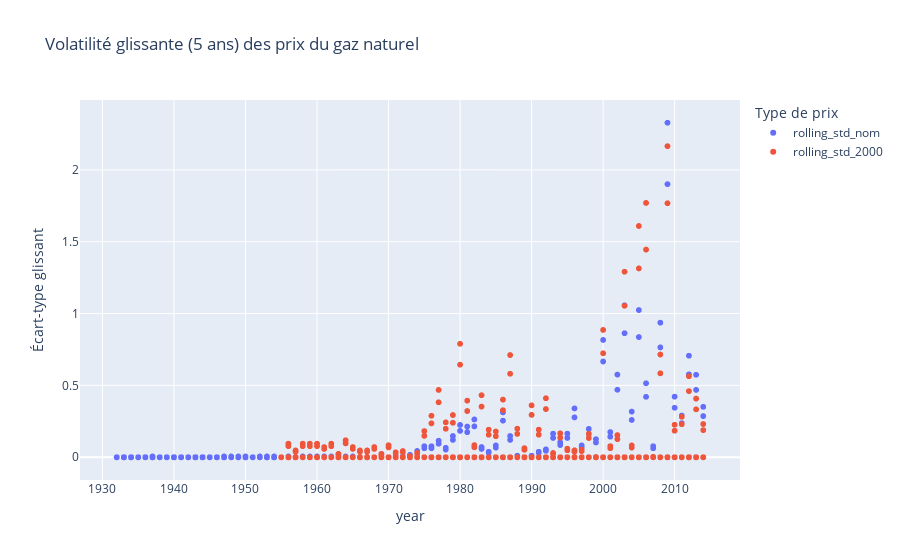

The notebook cell saved with this chart:
### Markdown cell above
##### Identifier les périodes de volatilité (rolling std)

### Code cell
df_gas['rolling_std_nom'] = df_gas['gas_price_nom'].rolling(window=5).std()
df_gas['rolling_std_2000'] = df_gas['gas_price_2000'].rolling(window=5).std()

fig2 = px.scatter(
    df_gas,
    x='year',
    y=['rolling_std_nom', 'rolling_std_2000'],
    title="Volatilité glissante (5 ans) des prix du gaz naturel",
    labels={'value': 'Écart-type glissant', 'variable': 'Type de prix'}
)
fig2.show()

### Figure 1 — Plotly figure (JSON) as saved in the notebook; plotly's stock layout.template omitted (floating-point values rounded to 4 significant figures; data arrays with more than 128 entries replaced by an {"elided": "..."} marker saying what was removed)
{"data": [{"hovertemplate": "Type de prix=rolling_std_nom<br>year=%{x}<br>Écart-type glissant=%{y}<extra></extra>", "legendgroup": "rolling_std_nom", "marker": {"color": "#636efa", "symbol": "circle"}, "mode": "markers", "name": "rolling_std_nom", "showlegend": true, "type": "scattergl", "x": {"elided": "10556 int values"}, "xaxis": "x", "y": {"elided": "10556 float values"}, "yaxis": "y"}, {"hovertemplate": "Type de prix=rolling_std_2000<br>year=%{x}<br>Écart-type glissant=%{y}<extra></extra>", "legendgroup": "rolling_std_2000", "marker": {"color": "#EF553B", "symbol": "circle"}, "mode": "markers", "name": "rolling_std_2000", "showlegend": true, "type": "scattergl", "x": {"elided": "10556 int values"}, "xaxis": "x", "y": {"elided": "10556 float values"}, "yaxis": "y"}], "layout": {"legend": {"title": {"text": "Type de prix"}, "tracegroupgap": 0}, "title": {"text": "Volatilité glissante (5 ans) des prix du gaz naturel"}, "xaxis": {"anchor": "y", "domain": [0, 1], "title": {"text": "year"}}, "yaxis": {"anchor": "x", "domain": [0, 1], "title": {"text": "Écart-type glissant"}}}}
